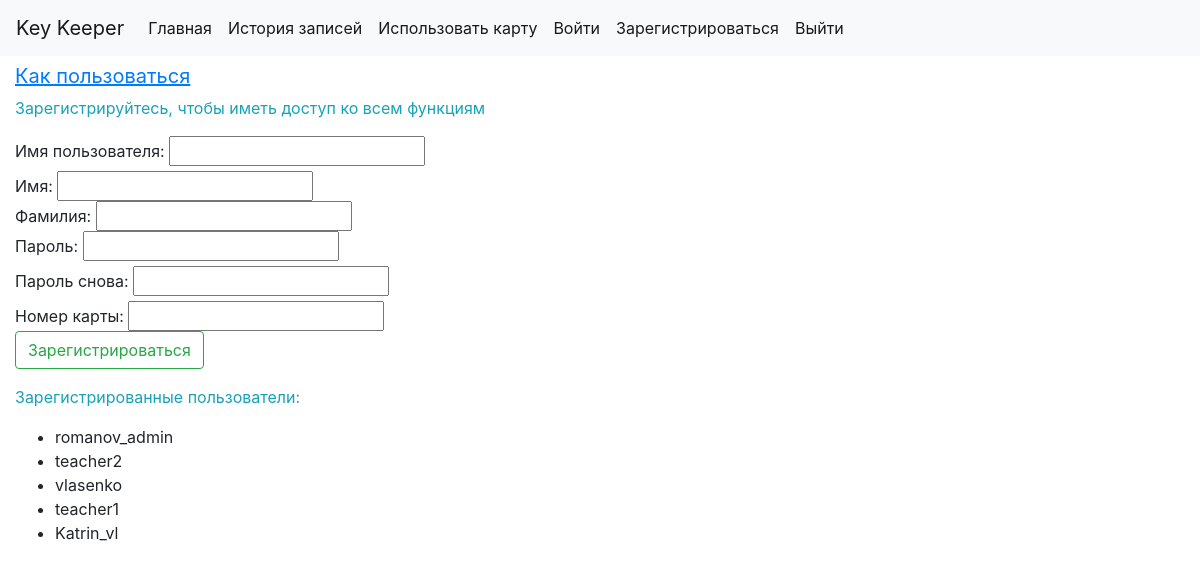
The app's page /reg/ with its own data.
### keeper/models.py (models this page shows)
class CustomUser(AbstractUser):
    card_id = models.IntegerField(default=8000000000)
    key_tran_last = models.IntegerField(default=-1)
    user_tran_last = models.CharField(max_length=255, default='никто')

### keeper/views.py (the view)
# urls.py: path('reg/', views.register, name='register'),
def register(request):
    context = {}
    if request.method == 'POST':
        f = RegisterForm(request.POST)
        if f.is_valid() and f.data['password'] == f.data['password2']:
            try:
                if CustomUser.objects.filter(card_id=f.data['card_id']).exists():
                    context['message'] = 'Такая карта уже есть'
                else:
                    user = CustomUser.objects.create_user(username=f.data['username'], password=f.data['password'],
                                                          card_id=f.data['card_id'], last_name=f.data['last_name'],
                                                          first_name=f.data['first_name'])
                    user.save()
                    context['message'] = 'Вы успешно зарегистрированы!'
                    user = authenticate(request, username=f.data['username'], password=f.data['password'])
                    if user is not None:
                        login(request, user)
                        return HttpResponseRedirect('/')
            except IntegrityError:
                context['message'] = 'Такое имя пользователя уже есть'
        else:
            context['message'] = 'Пароли не совпадают'
    else:
        f = RegisterForm()
    context['users'] = CustomUser.objects.all()
    context['form'] = f
    return render(request, 'register.html', context)

### keeper/forms.py
class RegisterForm(forms.Form):
    username = forms.CharField(label='Имя пользователя:', max_length=100, required=True)
    first_name = forms.CharField(label='Имя:', max_length=100, required=True)
    last_name = forms.CharField(label='Фамилия:', max_length=100, required=True)
    password = forms.CharField(label='Пароль:', max_length=100, required=True)
    password2 = forms.CharField(label='Пароль снова:', max_length=100, required=True)
    card_id = forms.IntegerField(label='Номер карты:', required=True)

### keeper/templates/register.html (shortened to what this page needs)
<!DOCTYPE html>
<html lang="en">
<head>
    {% include "includes/head.html" %}
</head>
<body>
    {% include "includes/nav_bar.html" %}
    <div class="container-fluid">
        <a class="navbar-brand" href="https://romanovkey.ru/docs/_build/html/overview.html"><u>Как пользоваться</u></a>
        <p class="text-info">Зарегистрируйтесь, чтобы иметь доступ ко всем функциям</p>
        <form method="POST">
            <label for="username">{{ form.username.label }} </label> <input type="text" id="username" name="username" required>
            <br>
            {{ form.first_name.label }} {{ form.first_name }}
            <br>
            {{ form.last_name.label }} {{ form.last_name }}
            <br>
            <label for="password">{{ form.password.label }} </label> <input type="password" id="password" name="password" required>
            <br>
            <label for="password2">{{ form.password2.label }} </label> <input type="password" id="password2" name="password2" required>
            <br>
            {{ form.card_id.label }} {{ form.card_id }}
            <br>
            <input type="submit" value="Зарегистрироваться" class="btn btn-outline-success">
        </form>
        <p class="text-info">Зарегистрированные пользователи:</p>
        <ul>
            {% for user in users %}
                <li>{{user}}</li>
            {% endfor %}
        </ul>
    </div>
</body>
</html>

### records on screen
CustomUser: username "romanov_admin"
CustomUser: username "teacher2"
CustomUser: username "vlasenko"
CustomUser: username "teacher1"
CustomUser: username "Katrin_vl"
